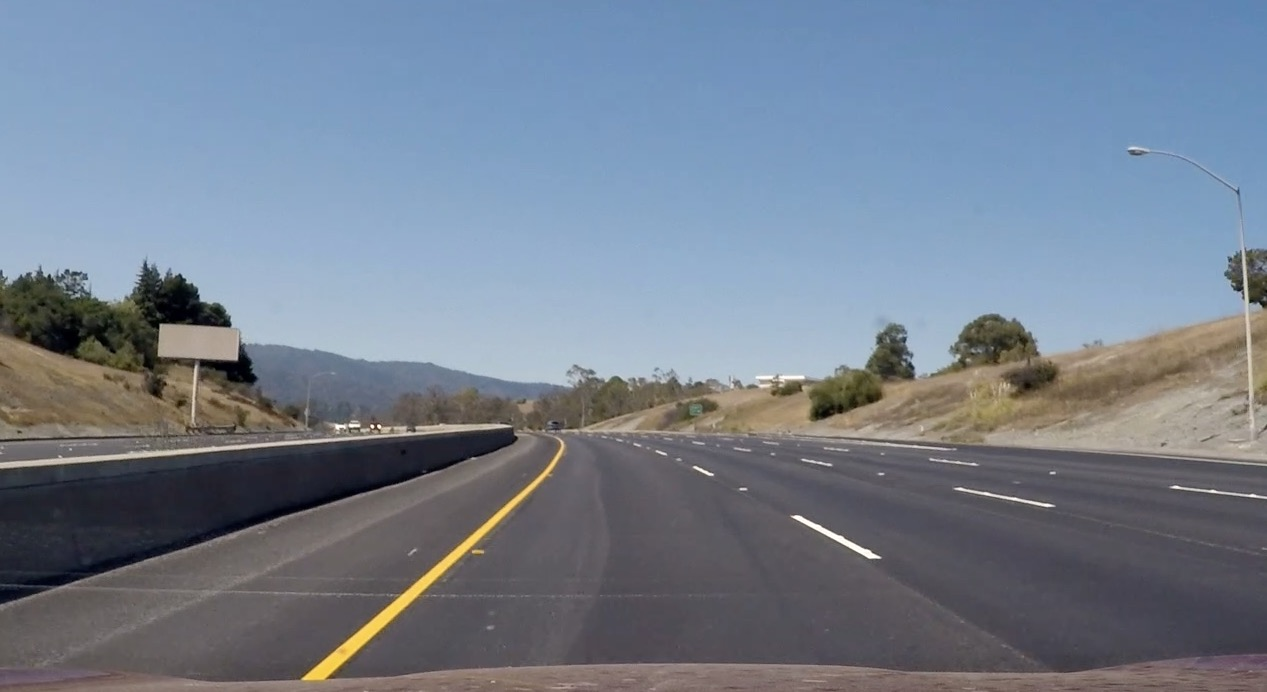
#> input picture mld_back/test/test_2.jpg, 1267 x 692 px
$ python test.py
#> lines starting #> are read from the running program, lines starting #| are printed output that depends on the picture; after the words box and inside, x2 and y2 are one past the last pixel; in counts of white or black regions, pixels touching at a corner belong together
import cv2
import math
import numpy as np
import matplotlib.pyplot as plt
import matplotlib.image as mpimg
from sklearn.cluster import KMeans


# 多条车道线的识别
# 读取图片


def grayscale(img):
    """
    灰度处理
    """
    return cv2.cvtColor(img, cv2.COLOR_RGB2GRAY)


def gaussian_blur(img, kernel_size):
    """
    高斯滤波
    """
    if kernel_size % 2 == 0:
        kernel_size += 1
    return cv2.GaussianBlur(img, (kernel_size, kernel_size), 0)


def canny(img, low_threshold, high_threshold):
    """
    Canny 边缘检测
    """
    return cv2.Canny(img, low_threshold, high_threshold)


def region_of_interest(img, vertices):
    """
    创建一个掩膜
    """
    mask = np.zeros_like(img)
    cv2.fillPoly(mask, vertices, 255)
    masked_image = cv2.bitwise_and(img, mask)
    return masked_image


def hough_lines(img, rho, theta, threshold, min_line_len, max_line_gap):
    """
    Hough 变换
    """
    lines = cv2.HoughLinesP(
        img,
        rho,
        theta,
        threshold,
        np.array([]),
        minLineLength=min_line_len,
        maxLineGap=max_line_gap,
    )
    return lines


def get_cur_lines(lines):
    """
    获取当前车道线
    """
    cur_left_lines = []
    cur_right_lines = []
    left_k = []
    left_b = []
    right_k = []
    right_b = []
    if lines is None:
        return None, None
    for line in lines:
        for x1, y1, x2, y2 in line:
            k = (y2 - y1) / (x2 - x1)
            b = y1 - k * x1
            if abs(k) > 2 or abs(k) < 0.3:
                continue
            if k < 0:
                cur_left_lines.append(line)
                left_k.append(k)
                left_b.append(b)
            else:
                cur_right_lines.append(line)
                right_k.append(k)
                right_b.append(b)

    # [13 lines of commented-out code are left out]
    left_k_mean = np.mean(left_k)
    right_k_mean = np.mean(right_k)
    # 计算左右车道线的斜率的标准差
    left_k_std = np.std(left_k)
    right_k_std = np.std(right_k)
    # 如果左右车道线的斜率的均值和标准差都在一定范围内，则认为提取到了左右车道线
    if left_k_std < 0.5 and right_k_std < 0.5:
        cur_left_line_k = np.mean(left_k)
        cur_right_line_k = np.mean(right_k)
        cur_left_line_b = np.mean(left_b)
        cur_right_line_b = np.mean(right_b)

        cur_left_line = (
            (height - cur_left_line_b) / cur_left_line_k,
            height,
            (height * 0.7 - cur_left_line_b) / cur_left_line_k,
            height * 0.7,
        )
        cur_right_line = (
            (height - cur_right_line_b) / cur_right_line_k,
            height,
            (height * 0.7 - cur_right_line_b) / cur_right_line_k,
            height * 0.7,
        )
        return cur_left_line, cur_right_line
    else:
        return None, None


# [67 lines left out: function get_all_lines, not called in this run]


def get_all_lines_from_per(lines, width, height, cur_left_x, cur_right_x):
    """
    从透视变换后的图像获取所有车道线
    """
    # 以当前车道线为中心，获取所有车道线
    # 左侧车道线应在当前车道线的左侧，右侧则在右侧
    # 车道线斜率应接近正无穷
    all_left_lines = []
    all_right_lines = []
    for line in lines:
        for x1, y1, x2, y2 in line:
            # 斜率是否接近正无穷
            if x1 == x2:
                if x1 < width / 2:
                    if abs(x1 - cur_left_x) < 50:
                        continue
                    all_left_lines.append(line)
                else:
                    if abs(x1 - cur_right_x) < 50:
                        continue
                    all_right_lines.append(line)
            else:
                k = (y2 - y1) / (x2 - x1)
                if abs(k) <= 5:
                    continue
                if x1 < width / 2:
                    if abs(x1 - cur_left_x) < 50:
                        continue
                    all_left_lines.append(line)
                else:
                    if abs(x1 - cur_right_x) < 50:
                        continue
                    all_right_lines.append(line)

    # 取均值，但由于截距可能为无穷大，所以只取斜率的均值
    left_x1_mean = np.mean([line[0][0] for line in all_left_lines])
    left_x2_mean = np.mean([line[0][2] for line in all_left_lines])
    left_x_mean = (left_x1_mean + left_x2_mean) / 2
    right_x1_mean = np.mean([line[0][0] for line in all_right_lines])
    right_x2_mean = np.mean([line[0][2] for line in all_right_lines])
    right_x_mean = (right_x1_mean + right_x2_mean) / 2
    left_line = (
        left_x_mean,
        height,
        left_x_mean,
        0,
    )
    right_line = (
        right_x_mean,
        height,
        right_x_mean,
        0,
    )

    return all_left_lines, all_right_lines, left_line, right_line


# 实现

input_image = mpimg.imread("test/test_2.jpg")
#> input_image is the input picture: shape (692, 1267, 3); mean R, G, B 116.5, 127.7, 143.1

gray_img = grayscale(input_image)

plt.imshow(gray_img, cmap="gray")
plt.show()

blur_img = gaussian_blur(gray_img, 5)

plt.imshow(blur_img, cmap="gray")
plt.show()

height, width = blur_img.shape

edges = canny(blur_img, 50, 150)

plt.imshow(edges, cmap="gray")
plt.show()

# 显示图片

# 以屏幕半高取掩膜
all_bound_lt = (0, height)
all_bound_lb = (0, height * 0.6)
all_bound_rb = (width, height * 0.6)
all_bound_rt = (width, height)
all_lines_mask = np.array(
    [[all_bound_lt, all_bound_lb, all_bound_rb, all_bound_rt]], dtype=np.int32
)
all_lines_img = canny(region_of_interest(edges, all_lines_mask), 50, 150)

plt.imshow(all_lines_img, cmap="gray")
plt.show()

# 当前车道线的梯形掩膜
cur_bound_lt = (width * 0.1, height)
cur_bound_lb = (width * 0.4, height * 0.65)
cur_bound_rb = (width * 0.6, height * 0.65)
cur_bound_rt = (width * 0.9, height)
cur_lines_mask = np.array(
    [[cur_bound_lt, cur_bound_lb, cur_bound_rb, cur_bound_rt]], dtype=np.int32
)
cur_lines_img = canny(region_of_interest(edges, cur_lines_mask), 50, 150)
#> call 3 of canny, with low_threshold = 50, high_threshold = 150
#> in canny (call 3), `return cv2.Canny(img, low_threshold, high_threshold)`:
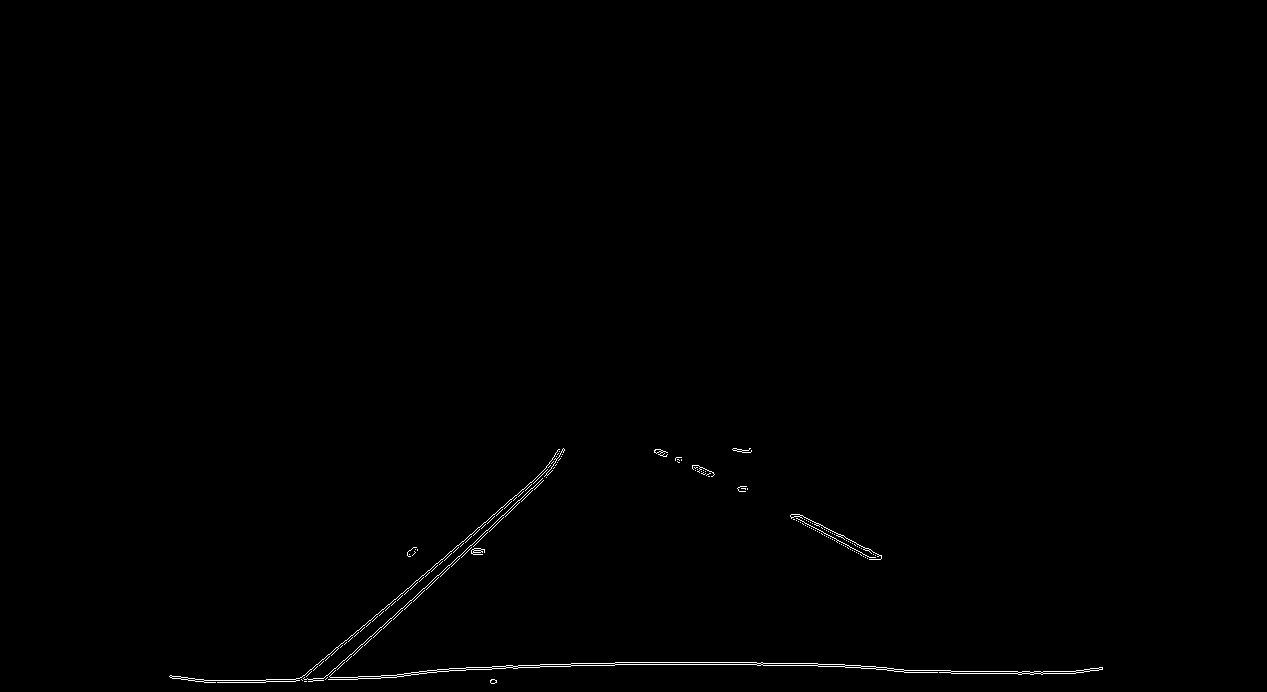
#> returned value: shape (692, 1267); 0.38% white in thin lines or dots, all inside (x1, y1, x2, y2) = (169, 448, 1103, 684)

plt.imshow(cur_lines_img, cmap="gray")
plt.show()

# 显示图片

# plt.imshow(cur_lines_img)

# 获取当前车道线

cur_lines = get_cur_lines(hough_lines(cur_lines_img, 1, np.pi / 180, 15, 50, 20))
#> in hough_lines, `lines = cv2.HoughLinesP( img, rho, theta, threshold, np.array([]), min..`: lines = 34 rows, first 6: [1018, 672, 1075, 673], [404, 673, 623, 662], [427, 670, 546, 664], [291, 679, 380, 678], [787, 665, 903, 669], [204, 682, 323, 680]
#> in get_cur_lines, `cur_left_lines = []`: cur_left_lines = []
#> the loop in get_cur_lines, `for line in lines:` made 34 passes
#> after the loop in get_cur_lines, `for line in lines:`: cur_left_lines = 11 items, first 6: [[297, 680, 485, 522]], [[411, 600, 554, 467]], [[393, 619, 546, 477]], [[478, 530, 556, 464]], [[451, 566, 541, 482]], [[366, 626, 437, 565]]; cur_right_lines = [[[794, 514, 881, 558]], [[794, 516, 874, 559]], [[799, 514, 881, 556]], [[657, 449, 711, 476]], [[660, 449, 712, 476]], [[790, 515, 858, 551]]]; left_b = [929.6, 982.3, 983.7, 934.5, 986.9, 940.5, 929.2, 942.9, 984.8, 938.4, 943.4]; left_k = [-0.84, -0.93, -0.928, -0.846, -0.933, -0.859, -0.841, -0.823, -0.934, -0.853, -0.871]; right_b = [112.4, 89.23, 104.8, 120.5, 106.3, 96.76]; right_k = [0.506, 0.537, 0.512, 0.5, 0.519, 0.529]
#> in get_cur_lines, `left_k_mean = np.mean(left_k)`: left_k_mean = -0.878
#> in get_cur_lines, `right_k_mean = np.mean(right_k)`: right_k_mean = 0.517
#> in get_cur_lines, `left_k_std = np.std(left_k)`: left_k_std = 0.0419
#> in get_cur_lines, `right_k_std = np.std(right_k)`: right_k_std = 0.013
#> in get_cur_lines, `cur_left_line_k = np.mean(left_k)`: cur_left_line_k = -0.878
#> in get_cur_lines, `cur_right_line_k = np.mean(right_k)`: cur_right_line_k = 0.517
#> in get_cur_lines, `cur_left_line_b = np.mean(left_b)`: cur_left_line_b = 954.2
#> in get_cur_lines, `cur_right_line_b = np.mean(right_b)`: cur_right_line_b = 105
#> in get_cur_lines, `cur_left_line = ( (height - cur_left_line_b) / cur_left_line_k, height..`: cur_left_line = (298.6, 692, 535, 484.4)
#> in get_cur_lines, `cur_right_line = ( (height - cur_right_line_b) / cur_right_line_k, hei..`: cur_right_line = (1134.6, 692, 733.4, 484.4)
#> cur_lines = ((298.6, 692, 535, 484.4), (1134.6, 692, 733.4, 484.4))

plt.imshow(cur_lines_img, cmap="gray")
plt.show()

# all_lines = get_all_lines(
#     hough_lines(all_lines_img, 1, np.pi / 180, 15, 100, 20),
#     width,
#     height,
#     cur_lines[0],
#     cur_lines[1],
# )

# 透视变换
lb = [cur_lines[0][0], cur_lines[0][1]]
#> lb = [298.6, 692]
lt = [cur_lines[0][2], cur_lines[0][3]]
#> lt = [535, 484.4]
rt = [cur_lines[1][2], cur_lines[1][3]]
#> rt = [733.4, 484.4]
rb = [cur_lines[1][0], cur_lines[1][1]]
#> rb = [1134.6, 692]
src = np.float32([lb, lt, rt, rb])
#> src = [[298.6, 692], [535, 484.4], [733.4, 484.4], [1134.6, 692]]
dst = np.float32(
    [
        [cur_lines[0][2], height],
        [cur_lines[0][2], 0],
        [cur_lines[1][2], 0],
        [cur_lines[1][2], height],
    ]
)
#> dst = [[535, 692], [535, 0], [733.4, 0], [733.4, 692]]
M = cv2.getPerspectiveTransform(src, dst)
#> M = [[-0.154, -1.45, 702.1], [-2e-16, -2.16, 1046.8], [-5.96e-19, -0.00238, 1]]
warped = cv2.warpPerspective(input_image, M, (width, height), flags=cv2.INTER_LINEAR)
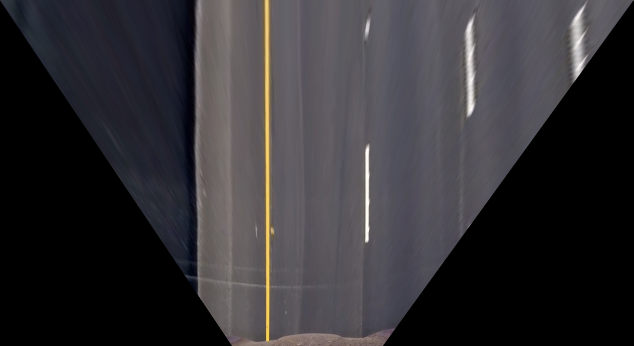
#> warped: shape (692, 1267, 3) (shown at 1/2 size); mean R, G, B 51.1, 49.3, 52.6

plt.imshow(warped)
plt.show()

per_grayscale = grayscale(warped)
per_edges = canny(per_grayscale, 50, 150)
per_all_lines = hough_lines(per_edges, 1, np.pi / 180, 15, 50, 20)
#> in hough_lines (call 2), `lines = cv2.HoughLinesP( img, rho, theta, threshold, np.array([]), min..`: lines = 65 rows, first 6: [766, 690, 1265, 3], [0, 1, 270, 402], [538, 681, 538, 258], [530, 277, 530, 23], [824, 609, 1265, 1], [532, 681, 532, 413]
#> per_all_lines has the same summary as lines in hough_lines
all_left_lines, all_right_lines, left_line, right_line = get_all_lines_from_per(
    per_all_lines,
    width,
    height,
    cur_lines[0][2],
    cur_lines[1][2],
)
#> the loop in get_all_lines_from_per, `for line in lines:` made 65 passes
#> after the loop in get_all_lines_from_per, `for line in lines:`: all_left_lines = [[[389, 116, 392, 276]], [[392, 384, 393, 437]], [[394, 559, 394, 381]], [[395, 588, 395, 523]], [[390, 24, 393, 101]], [[390, 389, 392, 328]], [[389, 302, 390, 222]], [[390, 349, 391, 271]], [[391, 95, 392, 36]]]; all_right_lines = 20 items, first 6: [[933, 207, 938, 142]], [[944, 170, 949, 23]], [[942, 101, 947, 27]], [[931, 171, 934, 51]], [[942, 115, 948, 25]], [[947, 196, 948, 118]]
#> in get_all_lines_from_per, `left_x1_mean = np.mean([line[0][0] for line in all_left_lines])`: left_x1_mean = 391.1
#> in get_all_lines_from_per, `left_x2_mean = np.mean([line[0][2] for line in all_left_lines])`: left_x2_mean = 392.4
#> in get_all_lines_from_per, `left_x_mean = (left_x1_mean + left_x2_mean) / 2`: left_x_mean = 391.8
#> in get_all_lines_from_per, `right_x1_mean = np.mean([line[0][0] for line in all_right_lines])`: right_x1_mean = 938.1
#> in get_all_lines_from_per, `right_x2_mean = np.mean([line[0][2] for line in all_right_lines])`: right_x2_mean = 942
#> in get_all_lines_from_per, `right_x_mean = (right_x1_mean + right_x2_mean) / 2`: right_x_mean = 940
#> in get_all_lines_from_per, `left_line = ( left_x_mean, height, left_x_mean, 0, )`: left_line = (391.8, 692, 391.8, 0)
#> in get_all_lines_from_per, `right_line = ( right_x_mean, height, right_x_mean, 0, )`: right_line = (940, 692, 940, 0)
#> left_line = (391.8, 692, 391.8, 0); right_line = (940, 692, 940, 0)


per_all_lines_set_img = np.zeros((height, width, 3), dtype=np.uint8)
for line in all_left_lines:
    for x1, y1, x2, y2 in line:
        cv2.line(per_all_lines_set_img, (x1, y1), (x2, y2), [255, 0, 0], 2)
#> this loop made 9 passes

for line in all_right_lines:
    for x1, y1, x2, y2 in line:
        cv2.line(per_all_lines_set_img, (x1, y1), (x2, y2), [0, 0, 255], 2)
#> this loop made 20 passes
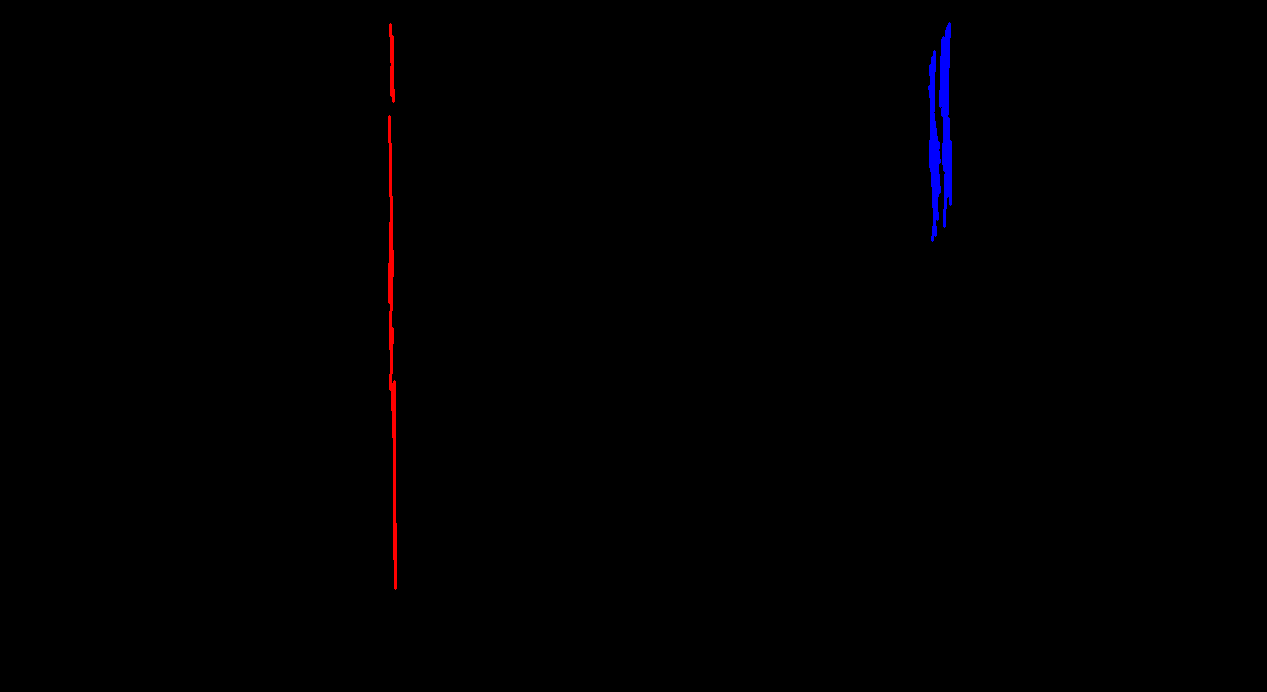
#> per_all_lines_set_img: shape (692, 1267, 3); mean of channels 0, 1, 2 0.6, 0, 0.8; drawn as R, G, B

plt.imshow(per_all_lines_set_img)
plt.show()

per_all_lines_img = np.zeros((height, width, 3), dtype=np.uint8)

# 绘制左右车道线
if not np.isnan(left_line[0]) and not np.isnan(left_line[2]):
    cv2.line(
        per_all_lines_img,
        (int(left_line[0]), int(left_line[1])),
        (int(left_line[2]), int(left_line[3])),
        [0, 0, 255],
        10,
    )
if not np.isnan(right_line[0]) and not np.isnan(right_line[2]):
    cv2.line(
        per_all_lines_img,
        (int(right_line[0]), int(right_line[1])),
        (int(right_line[2]), int(right_line[3])),
        [255, 0, 0],
        10,
    )
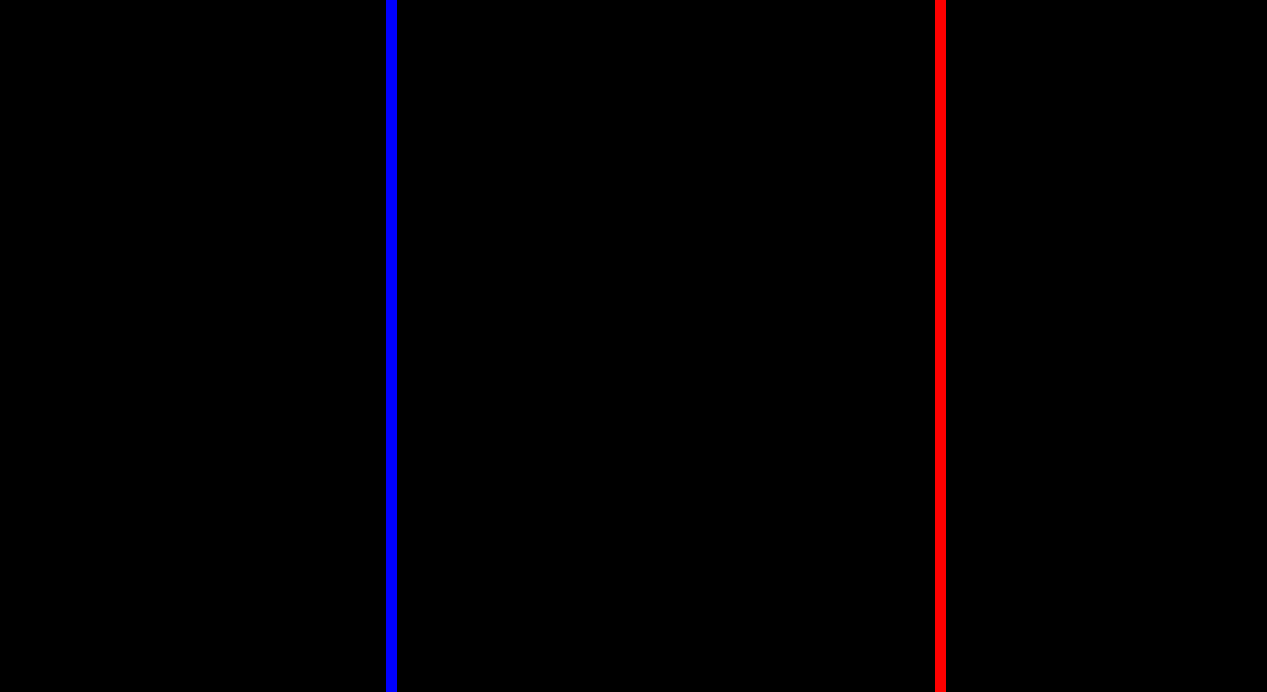
#> per_all_lines_img: shape (692, 1267, 3); mean of channels 0, 1, 2 2.2, 0, 2.2; drawn as R, G, B


plt.imshow(per_all_lines_img)
plt.show()

# 反透视变换


reM = cv2.getPerspectiveTransform(dst, src)
#> reM = [[1, -0.671, 0], [7.75e-17, -0.463, 484.4], [0, -0.0011, 1]]
per_all_lines_img = cv2.warpPerspective(
    per_all_lines_img, reM, (width, height), flags=cv2.INTER_LINEAR
)

plt.imshow(per_all_lines_img)
plt.show()

# 显示图片

# plt.imshow(warped)

# 绘制当前车道线

cur_lines_img = np.zeros((height, width, 3), dtype=np.uint8)
for line in cur_lines:
    if line is not None:
        x1, y1, x2, y2 = line
        cv2.line(cur_lines_img, (int(x1), int(y1)), (int(x2), int(y2)), [0, 255, 0], 10)
#> this loop made 2 passes

# [14 lines of commented-out code are left out]

lines_img = cv2.addWeighted(cur_lines_img, 0.8, per_all_lines_img, 1, 0)
combo = cv2.addWeighted(input_image, 0.8, lines_img, 1, 0)
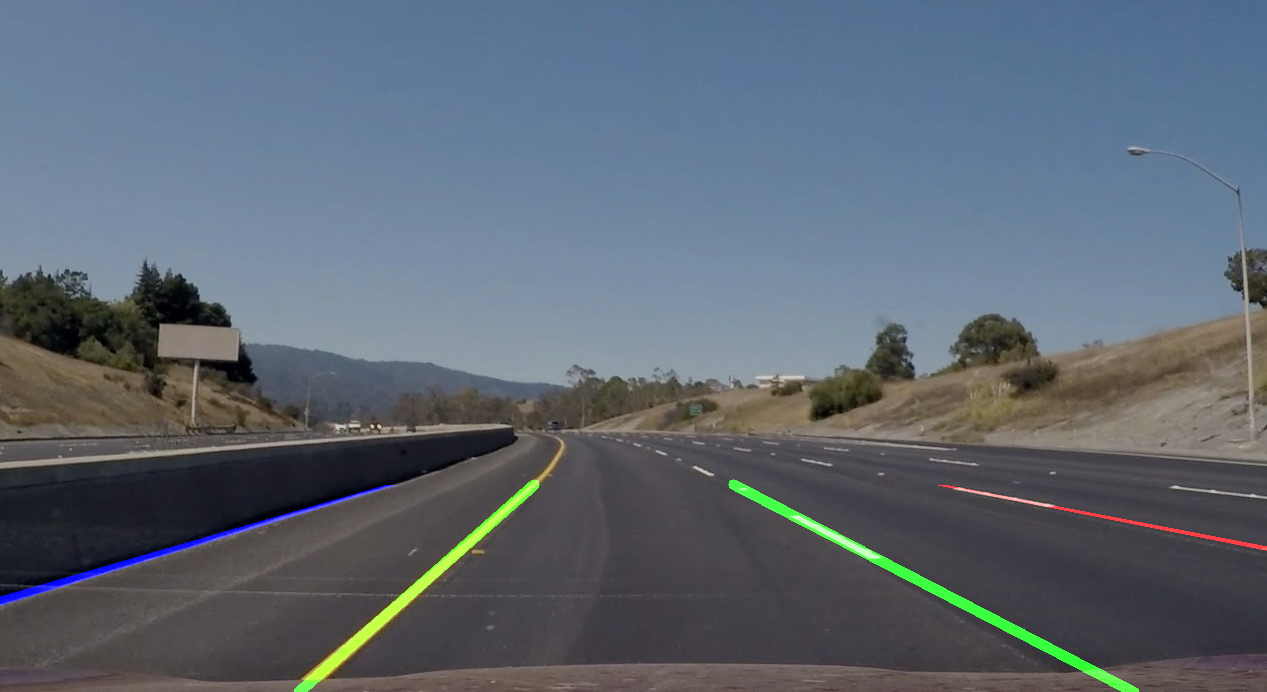
#> combo: shape (692, 1267, 3); mean R, G, B 93.4, 103.6, 115

# combo = cv2.addWeighted(input_image, 0.8, cur_lines_img, 1, 0)
# combo = cv2.addWeighted(combo, 0.8, all_lines_img, 1, 0)

# 显示图片

plt.imshow(combo)
plt.show()

# 保存图片

# cv2.imwrite("test_lines.jpg", combo)
